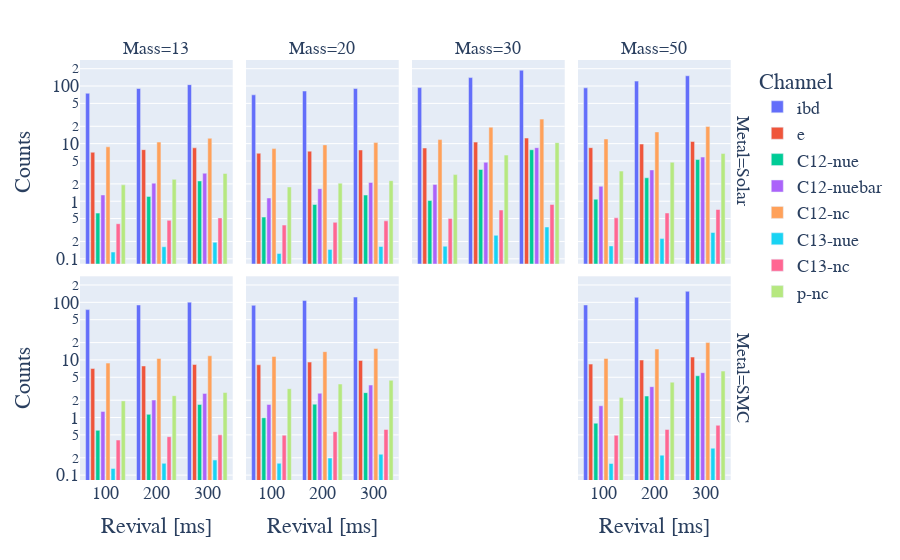

This figure's notebook cell:
### Code cell
bars = px.bar(events, x='Revival [ms]', y='Counts', 
              color='Channel', barmode='group',
              facet_row='Metal', facet_col='Mass',
              category_orders={"Mass": ["13", "20", "30", "50"],
                               "Metal": ["Solar", "SMC"]},
              log_y=True)
bars.layout.bargroupgap = 0.2
# bars.layout.title = f'Nakazato 2013 event rates at 10 kpc'
#                     f'using snewpy and SNOwGLobES'
bars.layout.font = dict(size=18, family="Times New Roman")
bars

### Figure 1 — Plotly figure (JSON) as saved in the notebook; plotly's stock layout.template omitted (floating-point values rounded to 4 significant figures)
{"data": [{"alignmentgroup": "True", "hovertemplate": "Channel=ibd<br>Metal=Solar<br>Mass=13<br>Revival [ms]=%{x}<br>Counts=%{y}<extra></extra>", "legendgroup": "ibd", "marker": {"color": "#636efa", "pattern": {"shape": ""}}, "name": "ibd", "offsetgroup": "ibd", "orientation": "v", "showlegend": true, "textposition": "auto", "type": "bar", "x": ["100", "200", "300"], "xaxis": "x5", "y": [74.87, 90.62, 105.6], "yaxis": "y5"}, {"alignmentgroup": "True", "hovertemplate": "Channel=ibd<br>Metal=Solar<br>Mass=20<br>Revival [ms]=%{x}<br>Counts=%{y}<extra></extra>", "legendgroup": "ibd", "marker": {"color": "#636efa", "pattern": {"shape": ""}}, "name": "ibd", "offsetgroup": "ibd", "orientation": "v", "showlegend": false, "textposition": "auto", "type": "bar", "x": ["100", "200", "300"], "xaxis": "x6", "y": [70.37, 81.93, 90.4], "yaxis": "y6"}, {"alignmentgroup": "True", "hovertemplate": "Channel=ibd<br>Metal=Solar<br>Mass=30<br>Revival [ms]=%{x}<br>Counts=%{y}<extra></extra>", "legendgroup": "ibd", "marker": {"color": "#636efa", "pattern": {"shape": ""}}, "name": "ibd", "offsetgroup": "ibd", "orientation": "v", "showlegend": false, "textposition": "auto", "type": "bar", "x": ["100", "200", "300"], "xaxis": "x7", "y": [93.94, 140.2, 188.5], "yaxis": "y7"}, {"alignmentgroup": "True", "hovertemplate": "Channel=ibd<br>Metal=Solar<br>Mass=50<br>Revival [ms]=%{x}<br>Counts=%{y}<extra></extra>", "legendgroup": "ibd", "marker": {"color": "#636efa", "pattern": {"shape": ""}}, "name": "ibd", "offsetgroup": "ibd", "orientation": "v", "showlegend": false, "textposition": "auto", "type": "bar", "x": ["100", "200", "300"], "xaxis": "x8", "y": [93.0, 121.8, 150.7], "yaxis": "y8"}, {"alignmentgroup": "True", "hovertemplate": "Channel=ibd<br>Metal=SMC<br>Mass=13<br>Revival [ms]=%{x}<br>Counts=%{y}<extra></extra>", "legendgroup": "ibd", "marker": {"color": "#636efa", "pattern": {"shape": ""}}, "name": "ibd", "offsetgroup": "ibd", "orientation": "v", "showlegend": false, "textposition": "auto", "type": "bar", "x": ["100", "200", "300"], "xaxis": "x", "y": [74.73, 89.99, 100.8], "yaxis": "y"}, {"alignmentgroup": "True", "hovertemplate": "Channel=ibd<br>Metal=SMC<br>Mass=20<br>Revival [ms]=%{x}<br>Counts=%{y}<extra></extra>", "legendgroup": "ibd", "marker": {"color": "#636efa", "pattern": {"shape": ""}}, "name": "ibd", "offsetgroup": "ibd", "orientation": "v", "showlegend": false, "textposition": "auto", "type": "bar", "x": ["100", "200", "300"], "xaxis": "x2", "y": [88.85, 108.1, 123.6], "yaxis": "y2"}, {"alignmentgroup": "True", "hovertemplate": "Channel=ibd<br>Metal=SMC<br>Mass=50<br>Revival [ms]=%{x}<br>Counts=%{y}<extra></extra>", "legendgroup": "ibd", "marker": {"color": "#636efa", "pattern": {"shape": ""}}, "name": "ibd", "offsetgroup": "ibd", "orientation": "v", "showlegend": false, "textposition": "auto", "type": "bar", "x": ["100", "200", "300"], "xaxis": "x4", "y": [90.12, 122.2, 155.4], "yaxis": "y4"}, {"alignmentgroup": "True", "hovertemplate": "Channel=e<br>Metal=Solar<br>Mass=13<br>Revival [ms]=%{x}<br>Counts=%{y}<extra></extra>", "legendgroup": "e", "marker": {"color": "#EF553B", "pattern": {"shape": ""}}, "name": "e", "offsetgroup": "e", "orientation": "v", "showlegend": true, "textposition": "auto", "type": "bar", "x": ["100", "200", "300"], "xaxis": "x5", "y": [7.086, 7.858, 8.458], "yaxis": "y5"}, {"alignmentgroup": "True", "hovertemplate": "Channel=e<br>Metal=Solar<br>Mass=20<br>Revival [ms]=%{x}<br>Counts=%{y}<extra></extra>", "legendgroup": "e", "marker": {"color": "#EF553B", "pattern": {"shape": ""}}, "name": "e", "offsetgroup": "e", "orientation": "v", "showlegend": false, "textposition": "auto", "type": "bar", "x": ["100", "200", "300"], "xaxis": "x6", "y": [6.808, 7.397, 7.76], "yaxis": "y6"}, {"alignmentgroup": "True", "hovertemplate": "Channel=e<br>Metal=Solar<br>Mass=30<br>Revival [ms]=%{x}<br>Counts=%{y}<extra></extra>", "legendgroup": "e", "marker": {"color": "#EF553B", "pattern": {"shape": ""}}, "name": "e", "offsetgroup": "e", "orientation": "v", "showlegend": false, "textposition": "auto", "type": "bar", "x": ["100", "200", "300"], "xaxis": "x7", "y": [8.396, 10.63, 12.49], "yaxis": "y7"}, {"alignmentgroup": "True", "hovertemplate": "Channel=e<br>Metal=Solar<br>Mass=50<br>Revival [ms]=%{x}<br>Counts=%{y}<extra></extra>", "legendgroup": "e", "marker": {"color": "#EF553B", "pattern": {"shape": ""}}, "name": "e", "offsetgroup": "e", "orientation": "v", "showlegend": false, "textposition": "auto", "type": "bar", "x": ["100", "200", "300"], "xaxis": "x8", "y": [8.511, 9.83, 10.88], "yaxis": "y8"}, {"alignmentgroup": "True", "hovertemplate": "Channel=e<br>Metal=SMC<br>Mass=13<br>Revival [ms]=%{x}<br>Counts=%{y}<extra></extra>", "legendgroup": "e", "marker": {"color": "#EF553B", "pattern": {"shape": ""}}, "name": "e", "offsetgroup": "e", "orientation": "v", "showlegend": false, "textposition": "auto", "type": "bar", "x": ["100", "200", "300"], "xaxis": "x", "y": [7.093, 7.853, 8.322], "yaxis": "y"}, {"alignmentgroup": "True", "hovertemplate": "Channel=e<br>Metal=SMC<br>Mass=20<br>Revival [ms]=%{x}<br>Counts=%{y}<extra></extra>", "legendgroup": "e", "marker": {"color": "#EF553B", "pattern": {"shape": ""}}, "name": "e", "offsetgroup": "e", "orientation": "v", "showlegend": false, "textposition": "auto", "type": "bar", "x": ["100", "200", "300"], "xaxis": "x2", "y": [8.241, 9.173, 9.78], "yaxis": "y2"}, {"alignmentgroup": "True", "hovertemplate": "Channel=e<br>Metal=SMC<br>Mass=50<br>Revival [ms]=%{x}<br>Counts=%{y}<extra></extra>", "legendgroup": "e", "marker": {"color": "#EF553B", "pattern": {"shape": ""}}, "name": "e", "offsetgroup": "e", "orientation": "v", "showlegend": false, "textposition": "auto", "type": "bar", "x": ["100", "200", "300"], "xaxis": "x4", "y": [8.46, 9.952, 11.22], "yaxis": "y4"}, {"alignmentgroup": "True", "hovertemplate": "Channel=C12-nue<br>Metal=Solar<br>Mass=13<br>Revival [ms]=%{x}<br>Counts=%{y}<extra></extra>", "legendgroup": "C12-nue", "marker": {"color": "#00cc96", "pattern": {"shape": ""}}, "name": "C12-nue", "offsetgroup": "C12-nue", "orientation": "v", "showlegend": true, "textposition": "auto", "type": "bar", "x": ["100", "200", "300"], "xaxis": "x5", "y": [0.6215, 1.214, 2.251], "yaxis": "y5"}, {"alignmentgroup": "True", "hovertemplate": "Channel=C12-nue<br>Metal=Solar<br>Mass=20<br>Revival [ms]=%{x}<br>Counts=%{y}<extra></extra>", "legendgroup": "C12-nue", "marker": {"color": "#00cc96", "pattern": {"shape": ""}}, "name": "C12-nue", "offsetgroup": "C12-nue", "orientation": "v", "showlegend": false, "textposition": "auto", "type": "bar", "x": ["100", "200", "300"], "xaxis": "x6", "y": [0.5311, 0.8771, 1.28], "yaxis": "y6"}, {"alignmentgroup": "True", "hovertemplate": "Channel=C12-nue<br>Metal=Solar<br>Mass=30<br>Revival [ms]=%{x}<br>Counts=%{y}<extra></extra>", "legendgroup": "C12-nue", "marker": {"color": "#00cc96", "pattern": {"shape": ""}}, "name": "C12-nue", "offsetgroup": "C12-nue", "orientation": "v", "showlegend": false, "textposition": "auto", "type": "bar", "x": ["100", "200", "300"], "xaxis": "x7", "y": [1.027, 3.553, 7.827], "yaxis": "y7"}, {"alignmentgroup": "True", "hovertemplate": "Channel=C12-nue<br>Metal=Solar<br>Mass=50<br>Revival [ms]=%{x}<br>Counts=%{y}<extra></extra>", "legendgroup": "C12-nue", "marker": {"color": "#00cc96", "pattern": {"shape": ""}}, "name": "C12-nue", "offsetgroup": "C12-nue", "orientation": "v", "showlegend": false, "textposition": "auto", "type": "bar", "x": ["100", "200", "300"], "xaxis": "x8", "y": [1.084, 2.555, 5.29], "yaxis": "y8"}, {"alignmentgroup": "True", "hovertemplate": "Channel=C12-nue<br>Metal=SMC<br>Mass=13<br>Revival [ms]=%{x}<br>Counts=%{y}<extra></extra>", "legendgroup": "C12-nue", "marker": {"color": "#00cc96", "pattern": {"shape": ""}}, "name": "C12-nue", "offsetgroup": "C12-nue", "orientation": "v", "showlegend": false, "textposition": "auto", "type": "bar", "x": ["100", "200", "300"], "xaxis": "x", "y": [0.5998, 1.134, 1.688], "yaxis": "y"}, {"alignmentgroup": "True", "hovertemplate": "Channel=C12-nue<br>Metal=SMC<br>Mass=20<br>Revival [ms]=%{x}<br>Counts=%{y}<extra></extra>", "legendgroup": "C12-nue", "marker": {"color": "#00cc96", "pattern": {"shape": ""}}, "name": "C12-nue", "offsetgroup": "C12-nue", "orientation": "v", "showlegend": false, "textposition": "auto", "type": "bar", "x": ["100", "200", "300"], "xaxis": "x2", "y": [0.9899, 1.705, 2.704], "yaxis": "y2"}, {"alignmentgroup": "True", "hovertemplate": "Channel=C12-nue<br>Metal=SMC<br>Mass=50<br>Revival [ms]=%{x}<br>Counts=%{y}<extra></extra>", "legendgroup": "C12-nue", "marker": {"color": "#00cc96", "pattern": {"shape": ""}}, "name": "C12-nue", "offsetgroup": "C12-nue", "orientation": "v", "showlegend": false, "textposition": "auto", "type": "bar", "x": ["100", "200", "300"], "xaxis": "x4", "y": [0.7981, 2.362, 5.311], "yaxis": "y4"}, {"alignmentgroup": "True", "hovertemplate": "Channel=C12-nuebar<br>Metal=Solar<br>Mass=13<br>Revival [ms]=%{x}<br>Counts=%{y}<extra></extra>", "legendgroup": "C12-nuebar", "marker": {"color": "#ab63fa", "pattern": {"shape": ""}}, "name": "C12-nuebar", "offsetgroup": "C12-nuebar", "orientation": "v", "showlegend": true, "textposition": "auto", "type": "bar", "x": ["100", "200", "300"], "xaxis": "x5", "y": [1.286, 2.062, 3.064], "yaxis": "y5"}, {"alignmentgroup": "True", "hovertemplate": "Channel=C12-nuebar<br>Metal=Solar<br>Mass=20<br>Revival [ms]=%{x}<br>Counts=%{y}<extra></extra>", "legendgroup": "C12-nuebar", "marker": {"color": "#ab63fa", "pattern": {"shape": ""}}, "name": "C12-nuebar", "offsetgroup": "C12-nuebar", "orientation": "v", "showlegend": false, "textposition": "auto", "type": "bar", "x": ["100", "200", "300"], "xaxis": "x6", "y": [1.139, 1.653, 2.119], "yaxis": "y6"}, {"alignmentgroup": "True", "hovertemplate": "Channel=C12-nuebar<br>Metal=Solar<br>Mass=30<br>Revival [ms]=%{x}<br>Counts=%{y}<extra></extra>", "legendgroup": "C12-nuebar", "marker": {"color": "#ab63fa", "pattern": {"shape": ""}}, "name": "C12-nuebar", "offsetgroup": "C12-nuebar", "orientation": "v", "showlegend": false, "textposition": "auto", "type": "bar", "x": ["100", "200", "300"], "xaxis": "x7", "y": [1.959, 4.739, 8.514], "yaxis": "y7"}, {"alignmentgroup": "True", "hovertemplate": "Channel=C12-nuebar<br>Metal=Solar<br>Mass=50<br>Revival [ms]=%{x}<br>Counts=%{y}<extra></extra>", "legendgroup": "C12-nuebar", "marker": {"color": "#ab63fa", "pattern": {"shape": ""}}, "name": "C12-nuebar", "offsetgroup": "C12-nuebar", "orientation": "v", "showlegend": false, "textposition": "auto", "type": "bar", "x": ["100", "200", "300"], "xaxis": "x8", "y": [1.817, 3.494, 5.846], "yaxis": "y8"}, {"alignmentgroup": "True", "hovertemplate": "Channel=C12-nuebar<br>Metal=SMC<br>Mass=13<br>Revival [ms]=%{x}<br>Counts=%{y}<extra></extra>", "legendgroup": "C12-nuebar", "marker": {"color": "#ab63fa", "pattern": {"shape": ""}}, "name": "C12-nuebar", "offsetgroup": "C12-nuebar", "orientation": "v", "showlegend": false, "textposition": "auto", "type": "bar", "x": ["100", "200", "300"], "xaxis": "x", "y": [1.278, 2.008, 2.625], "yaxis": "y"}, {"alignmentgroup": "True", "hovertemplate": "Channel=C12-nuebar<br>Metal=SMC<br>Mass=20<br>Revival [ms]=%{x}<br>Counts=%{y}<extra></extra>", "legendgroup": "C12-nuebar", "marker": {"color": "#ab63fa", "pattern": {"shape": ""}}, "name": "C12-nuebar", "offsetgroup": "C12-nuebar", "orientation": "v", "showlegend": false, "textposition": "auto", "type": "bar", "x": ["100", "200", "300"], "xaxis": "x2", "y": [1.684, 2.641, 3.662], "yaxis": "y2"}, {"alignmentgroup": "True", "hovertemplate": "Channel=C12-nuebar<br>Metal=SMC<br>Mass=50<br>Revival [ms]=%{x}<br>Counts=%{y}<extra></extra>", "legendgroup": "C12-nuebar", "marker": {"color": "#ab63fa", "pattern": {"shape": ""}}, "name": "C12-nuebar", "offsetgroup": "C12-nuebar", "orientation": "v", "showlegend": false, "textposition": "auto", "type": "bar", "x": ["100", "200", "300"], "xaxis": "x4", "y": [1.601, 3.435, 6.007], "yaxis": "y4"}, {"alignmentgroup": "True", "hovertemplate": "Channel=C12-nc<br>Metal=Solar<br>Mass=13<br>Revival [ms]=%{x}<br>Counts=%{y}<extra></extra>", "legendgroup": "C12-nc", "marker": {"color": "#FFA15A", "pattern": {"shape": ""}}, "name": "C12-nc", "offsetgroup": "C12-nc", "orientation": "v", "showlegend": true, "textposition": "auto", "type": "bar", "x": ["100", "200", "300"], "xaxis": "x5", "y": [8.806, 10.66, 12.39], "yaxis": "y5"}, {"alignmentgroup": "True", "hovertemplate": "Channel=C12-nc<br>Metal=Solar<br>Mass=20<br>Revival [ms]=%{x}<br>Counts=%{y}<extra></extra>", "legendgroup": "C12-nc", "marker": {"color": "#FFA15A", "pattern": {"shape": ""}}, "name": "C12-nc", "offsetgroup": "C12-nc", "orientation": "v", "showlegend": false, "textposition": "auto", "type": "bar", "x": ["100", "200", "300"], "xaxis": "x6", "y": [8.192, 9.514, 10.41], "yaxis": "y6"}, {"alignmentgroup": "True", "hovertemplate": "Channel=C12-nc<br>Metal=Solar<br>Mass=30<br>Revival [ms]=%{x}<br>Counts=%{y}<extra></extra>", "legendgroup": "C12-nc", "marker": {"color": "#FFA15A", "pattern": {"shape": ""}}, "name": "C12-nc", "offsetgroup": "C12-nc", "orientation": "v", "showlegend": false, "textposition": "auto", "type": "bar", "x": ["100", "200", "300"], "xaxis": "x7", "y": [11.75, 19.31, 26.64], "yaxis": "y7"}, {"alignmentgroup": "True", "hovertemplate": "Channel=C12-nc<br>Metal=Solar<br>Mass=50<br>Revival [ms]=%{x}<br>Counts=%{y}<extra></extra>", "legendgroup": "C12-nc", "marker": {"color": "#FFA15A", "pattern": {"shape": ""}}, "name": "C12-nc", "offsetgroup": "C12-nc", "orientation": "v", "showlegend": false, "textposition": "auto", "type": "bar", "x": ["100", "200", "300"], "xaxis": "x8", "y": [12.05, 15.98, 19.82], "yaxis": "y8"}, {"alignmentgroup": "True", "hovertemplate": "Channel=C12-nc<br>Metal=SMC<br>Mass=13<br>Revival [ms]=%{x}<br>Counts=%{y}<extra></extra>", "legendgroup": "C12-nc", "marker": {"color": "#FFA15A", "pattern": {"shape": ""}}, "name": "C12-nc", "offsetgroup": "C12-nc", "orientation": "v", "showlegend": false, "textposition": "auto", "type": "bar", "x": ["100", "200", "300"], "xaxis": "x", "y": [8.806, 10.62, 11.8], "yaxis": "y"}, {"alignmentgroup": "True", "hovertemplate": "Channel=C12-nc<br>Metal=SMC<br>Mass=20<br>Revival [ms]=%{x}<br>Counts=%{y}<extra></extra>", "legendgroup": "C12-nc", "marker": {"color": "#FFA15A", "pattern": {"shape": ""}}, "name": "C12-nc", "offsetgroup": "C12-nc", "orientation": "v", "showlegend": false, "textposition": "auto", "type": "bar", "x": ["100", "200", "300"], "xaxis": "x2", "y": [11.49, 13.91, 15.81], "yaxis": "y2"}, {"alignmentgroup": "True", "hovertemplate": "Channel=C12-nc<br>Metal=SMC<br>Mass=50<br>Revival [ms]=%{x}<br>Counts=%{y}<extra></extra>", "legendgroup": "C12-nc", "marker": {"color": "#FFA15A", "pattern": {"shape": ""}}, "name": "C12-nc", "offsetgroup": "C12-nc", "orientation": "v", "showlegend": false, "textposition": "auto", "type": "bar", "x": ["100", "200", "300"], "xaxis": "x4", "y": [10.63, 15.47, 20.03], "yaxis": "y4"}, {"alignmentgroup": "True", "hovertemplate": "Channel=C13-nue<br>Metal=Solar<br>Mass=13<br>Revival [ms]=%{x}<br>Counts=%{y}<extra></extra>", "legendgroup": "C13-nue", "marker": {"color": "#19d3f3", "pattern": {"shape": ""}}, "name": "C13-nue", "offsetgroup": "C13-nue", "orientation": "v", "showlegend": true, "textposition": "auto", "type": "bar", "x": ["100", "200", "300"], "xaxis": "x5", "y": [0.1312, 0.162, 0.1939], "yaxis": "y5"}, {"alignmentgroup": "True", "hovertemplate": "Channel=C13-nue<br>Metal=Solar<br>Mass=20<br>Revival [ms]=%{x}<br>Counts=%{y}<extra></extra>", "legendgroup": "C13-nue", "marker": {"color": "#19d3f3", "pattern": {"shape": ""}}, "name": "C13-nue", "offsetgroup": "C13-nue", "orientation": "v", "showlegend": false, "textposition": "auto", "type": "bar", "x": ["100", "200", "300"], "xaxis": "x6", "y": [0.1236, 0.1458, 0.1635], "yaxis": "y6"}, {"alignmentgroup": "True", "hovertemplate": "Channel=C13-nue<br>Metal=Solar<br>Mass=30<br>Revival [ms]=%{x}<br>Counts=%{y}<extra></extra>", "legendgroup": "C13-nue", "marker": {"color": "#19d3f3", "pattern": {"shape": ""}}, "name": "C13-nue", "offsetgroup": "C13-nue", "orientation": "v", "showlegend": false, "textposition": "auto", "type": "bar", "x": ["100", "200", "300"], "xaxis": "x7", "y": [0.1654, 0.2556, 0.3567], "yaxis": "y7"}, {"alignmentgroup": "True", "hovertemplate": "Channel=C13-nue<br>Metal=Solar<br>Mass=50<br>Revival [ms]=%{x}<br>Counts=%{y}<extra></extra>", "legendgroup": "C13-nue", "marker": {"color": "#19d3f3", "pattern": {"shape": ""}}, "name": "C13-nue", "offsetgroup": "C13-nue", "orientation": "v", "showlegend": false, "textposition": "auto", "type": "bar", "x": ["100", "200", "300"], "xaxis": "x8", "y": [0.1674, 0.2244, 0.2865], "yaxis": "y8"}, {"alignmentgroup": "True", "hovertemplate": "Channel=C13-nue<br>Metal=SMC<br>Mass=13<br>Revival [ms]=%{x}<br>Counts=%{y}<extra></extra>", "legendgroup": "C13-nue", "marker": {"color": "#19d3f3", "pattern": {"shape": ""}}, "name": "C13-nue", "offsetgroup": "C13-nue", "orientation": "v", "showlegend": false, "textposition": "auto", "type": "bar", "x": ["100", "200", "300"], "xaxis": "x", "y": [0.1306, 0.1601, 0.1826], "yaxis": "y"}, {"alignmentgroup": "True", "hovertemplate": "Channel=C13-nue<br>Metal=SMC<br>Mass=20<br>Revival [ms]=%{x}<br>Counts=%{y}<extra></extra>", "legendgroup": "C13-nue", "marker": {"color": "#19d3f3", "pattern": {"shape": ""}}, "name": "C13-nue", "offsetgroup": "C13-nue", "orientation": "v", "showlegend": false, "textposition": "auto", "type": "bar", "x": ["100", "200", "300"], "xaxis": "x2", "y": [0.1604, 0.1974, 0.2303], "yaxis": "y2"}, {"alignmentgroup": "True", "hovertemplate": "Channel=C13-nue<br>Metal=SMC<br>Mass=50<br>Revival [ms]=%{x}<br>Counts=%{y}<extra></extra>", "legendgroup": "C13-nue", "marker": {"color": "#19d3f3", "pattern": {"shape": ""}}, "name": "C13-nue", "offsetgroup": "C13-nue", "orientation": "v", "showlegend": false, "textposition": "auto", "type": "bar", "x": ["100", "200", "300"], "xaxis": "x4", "y": [0.1591, 0.2222, 0.2934], "yaxis": "y4"}, {"alignmentgroup": "True", "hovertemplate": "Channel=C13-nc<br>Metal=Solar<br>Mass=13<br>Revival [ms]=%{x}<br>Counts=%{y}<extra></extra>", "legendgroup": "C13-nc", "marker": {"color": "#FF6692", "pattern": {"shape": ""}}, "name": "C13-nc", "offsetgroup": "C13-nc", "orientation": "v", "showlegend": true, "textposition": "auto", "type": "bar", "x": ["100", "200", "300"], "xaxis": "x5", "y": [0.4069, 0.4659, 0.5129], "yaxis": "y5"}, {"alignmentgroup": "True", "hovertemplate": "Channel=C13-nc<br>Metal=Solar<br>Mass=20<br>Revival [ms]=%{x}<br>Counts=%{y}<extra></extra>", "legendgroup": "C13-nc", "marker": {"color": "#FF6692", "pattern": {"shape": ""}}, "name": "C13-nc", "offsetgroup": "C13-nc", "orientation": "v", "showlegend": false, "textposition": "auto", "type": "bar", "x": ["100", "200", "300"], "xaxis": "x6", "y": [0.3851, 0.4293, 0.4562], "yaxis": "y6"}, {"alignmentgroup": "True", "hovertemplate": "Channel=C13-nc<br>Metal=Solar<br>Mass=30<br>Revival [ms]=%{x}<br>Counts=%{y}<extra></extra>", "legendgroup": "C13-nc", "marker": {"color": "#FF6692", "pattern": {"shape": ""}}, "name": "C13-nc", "offsetgroup": "C13-nc", "orientation": "v", "showlegend": false, "textposition": "auto", "type": "bar", "x": ["100", "200", "300"], "xaxis": "x7", "y": [0.503, 0.7031, 0.8762], "yaxis": "y7"}, {"alignmentgroup": "True", "hovertemplate": "Channel=C13-nc<br>Metal=Solar<br>Mass=50<br>Revival [ms]=%{x}<br>Counts=%{y}<extra></extra>", "legendgroup": "C13-nc", "marker": {"color": "#FF6692", "pattern": {"shape": ""}}, "name": "C13-nc", "offsetgroup": "C13-nc", "orientation": "v", "showlegend": false, "textposition": "auto", "type": "bar", "x": ["100", "200", "300"], "xaxis": "x8", "y": [0.5139, 0.6246, 0.718], "yaxis": "y8"}, {"alignmentgroup": "True", "hovertemplate": "Channel=C13-nc<br>Metal=SMC<br>Mass=13<br>Revival [ms]=%{x}<br>Counts=%{y}<extra></extra>", "legendgroup": "C13-nc", "marker": {"color": "#FF6692", "pattern": {"shape": ""}}, "name": "C13-nc", "offsetgroup": "C13-nc", "orientation": "v", "showlegend": false, "textposition": "auto", "type": "bar", "x": ["100", "200", "300"], "xaxis": "x", "y": [0.4063, 0.4645, 0.4997], "yaxis": "y"}, {"alignmentgroup": "True", "hovertemplate": "Channel=C13-nc<br>Metal=SMC<br>Mass=20<br>Revival [ms]=%{x}<br>Counts=%{y}<extra></extra>", "legendgroup": "C13-nc", "marker": {"color": "#FF6692", "pattern": {"shape": ""}}, "name": "C13-nc", "offsetgroup": "C13-nc", "orientation": "v", "showlegend": false, "textposition": "auto", "type": "bar", "x": ["100", "200", "300"], "xaxis": "x2", "y": [0.4935, 0.5684, 0.6207], "yaxis": "y2"}, {"alignmentgroup": "True", "hovertemplate": "Channel=C13-nc<br>Metal=SMC<br>Mass=50<br>Revival [ms]=%{x}<br>Counts=%{y}<extra></extra>", "legendgroup": "C13-nc", "marker": {"color": "#FF6692", "pattern": {"shape": ""}}, "name": "C13-nc", "offsetgroup": "C13-nc", "orientation": "v", "showlegend": false, "textposition": "auto", "type": "bar", "x": ["100", "200", "300"], "xaxis": "x4", "y": [0.4906, 0.6214, 0.7335], "yaxis": "y4"}, {"alignmentgroup": "True", "hovertemplate": "Channel=p-nc<br>Metal=Solar<br>Mass=13<br>Revival [ms]=%{x}<br>Counts=%{y}<extra></extra>", "legendgroup": "p-nc", "marker": {"color": "#B6E880", "pattern": {"shape": ""}}, "name": "p-nc", "offsetgroup": "p-nc", "orientation": "v", "showlegend": true, "textposition": "auto", "type": "bar", "x": ["100", "200", "300"], "xaxis": "x5", "y": [1.924, 2.397, 3.031], "yaxis": "y5"}, {"alignmentgroup": "True", "hovertemplate": "Channel=p-nc<br>Metal=Solar<br>Mass=20<br>Revival [ms]=%{x}<br>Counts=%{y}<extra></extra>", "legendgroup": "p-nc", "marker": {"color": "#B6E880", "pattern": {"shape": ""}}, "name": "p-nc", "offsetgroup": "p-nc", "orientation": "v", "showlegend": false, "textposition": "auto", "type": "bar", "x": ["100", "200", "300"], "xaxis": "x6", "y": [1.769, 2.056, 2.277], "yaxis": "y6"}, {"alignmentgroup": "True", "hovertemplate": "Channel=p-nc<br>Metal=Solar<br>Mass=30<br>Revival [ms]=%{x}<br>Counts=%{y}<extra></extra>", "legendgroup": "p-nc", "marker": {"color": "#B6E880", "pattern": {"shape": ""}}, "name": "p-nc", "offsetgroup": "p-nc", "orientation": "v", "showlegend": false, "textposition": "auto", "type": "bar", "x": ["100", "200", "300"], "xaxis": "x7", "y": [2.898, 6.318, 10.4], "yaxis": "y7"}, {"alignmentgroup": "True", "hovertemplate": "Channel=p-nc<br>Metal=Solar<br>Mass=50<br>Revival [ms]=%{x}<br>Counts=%{y}<extra></extra>", "legendgroup": "p-nc", "marker": {"color": "#B6E880", "pattern": {"shape": ""}}, "name": "p-nc", "offsetgroup": "p-nc", "orientation": "v", "showlegend": false, "textposition": "auto", "type": "bar", "x": ["100", "200", "300"], "xaxis": "x8", "y": [3.336, 4.749, 6.726], "yaxis": "y8"}, {"alignmentgroup": "True", "hovertemplate": "Channel=p-nc<br>Metal=SMC<br>Mass=13<br>Revival [ms]=%{x}<br>Counts=%{y}<extra></extra>", "legendgroup": "p-nc", "marker": {"color": "#B6E880", "pattern": {"shape": ""}}, "name": "p-nc", "offsetgroup": "p-nc", "orientation": "v", "showlegend": false, "textposition": "auto", "type": "bar", "x": ["100", "200", "300"], "xaxis": "x", "y": [1.944, 2.397, 2.717], "yaxis": "y"}, {"alignmentgroup": "True", "hovertemplate": "Channel=p-nc<br>Metal=SMC<br>Mass=20<br>Revival [ms]=%{x}<br>Counts=%{y}<extra></extra>", "legendgroup": "p-nc", "marker": {"color": "#B6E880", "pattern": {"shape": ""}}, "name": "p-nc", "offsetgroup": "p-nc", "orientation": "v", "showlegend": false, "textposition": "auto", "type": "bar", "x": ["100", "200", "300"], "xaxis": "x2", "y": [3.168, 3.82, 4.431], "yaxis": "y2"}, {"alignmentgroup": "True", "hovertemplate": "Channel=p-nc<br>Metal=SMC<br>Mass=50<br>Revival [ms]=%{x}<br>Counts=%{y}<extra></extra>", "legendgroup": "p-nc", "marker": {"color": "#B6E880", "pattern": {"shape": ""}}, "name": "p-nc", "offsetgroup": "p-nc", "orientation": "v", "showlegend": false, "textposition": "auto", "type": "bar", "x": ["100", "200", "300"], "xaxis": "x4", "y": [2.238, 4.114, 6.404], "yaxis": "y4"}], "layout": {"annotations": [{"font": {}, "showarrow": false, "text": "Mass=13", "x": 0.115, "xanchor": "center", "xref": "paper", "y": 1, "yanchor": "bottom", "yref": "paper"}, {"font": {}, "showarrow": false, "text": "Mass=20", "x": 0.365, "xanchor": "center", "xref": "paper", "y": 1, "yanchor": "bottom", "yref": "paper"}, {"font": {}, "showarrow": false, "text": "Mass=30", "x": 0.615, "xanchor": "center", "xref": "paper", "y": 1, "yanchor": "bottom", "yref": "paper"}, {"font": {}, "showarrow": false, "text": "Mass=50", "x": 0.865, "xanchor": "center", "xref": "paper", "y": 1, "yanchor": "bottom", "yref": "paper"}, {"font": {}, "showarrow": false, "text": "Metal=SMC", "textangle": 90, "x": 0.98, "xanchor": "left", "xref": "paper", "y": 0.2425, "yanchor": "middle", "yref": "paper"}, {"font": {}, "showarrow": false, "text": "Metal=Solar", "textangle": 90, "x": 0.98, "xanchor": "left", "xref": "paper", "y": 0.7575, "yanchor": "middle", "yref": "paper"}], "bargroupgap": 0.2, "barmode": "group", "font": {"family": "Times New Roman", "size": 18}, "legend": {"title": {"text": "Channel"}, "tracegroupgap": 0}, "margin": {"t": 60}, "xaxis": {"anchor": "y", "domain": [0, 0.23], "title": {"text": "Revival [ms]"}}, "xaxis2": {"anchor": "y2", "domain": [0.25, 0.48], "matches": "x", "title": {"text": "Revival [ms]"}}, "xaxis3": {"anchor": "y3", "domain": [0.5, 0.73], "matches": "x", "title": {"text": "Revival [ms]"}}, "xaxis4": {"anchor": "y4", "domain": [0.75, 0.98], "matches": "x", "title": {"text": "Revival [ms]"}}, "xaxis5": {"anchor": "y5", "domain": [0, 0.23], "matches": "x", "showticklabels": false}, "xaxis6": {"anchor": "y6", "domain": [0.25, 0.48], "matches": "x", "showticklabels": false}, "xaxis7": {"anchor": "y7", "domain": [0.5, 0.73], "matches": "x", "showticklabels": false}, "xaxis8": {"anchor": "y8", "domain": [0.75, 0.98], "matches": "x", "showticklabels": false}, "yaxis": {"anchor": "x", "domain": [0, 0.485], "title": {"text": "Counts"}, "type": "log"}, "yaxis2": {"anchor": "x2", "domain": [0, 0.485], "matches": "y", "showticklabels": false, "type": "log"}, "yaxis3": {"anchor": "x3", "domain": [0, 0.485], "matches": "y", "showticklabels": false, "type": "log"}, "yaxis4": {"anchor": "x4", "domain": [0, 0.485], "matches": "y", "showticklabels": false, "type": "log"}, "yaxis5": {"anchor": "x5", "domain": [0.515, 1], "matches": "y", "title": {"text": "Counts"}, "type": "log"}, "yaxis6": {"anchor": "x6", "domain": [0.515, 1], "matches": "y", "showticklabels": false, "type": "log"}, "yaxis7": {"anchor": "x7", "domain": [0.515, 1], "matches": "y", "showticklabels": false, "type": "log"}, "yaxis8": {"anchor": "x8", "domain": [0.515, 1], "matches": "y", "showticklabels": false, "type": "log"}}}
